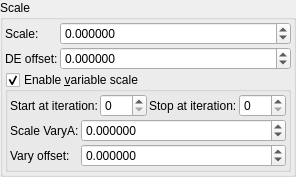
    <widget class="QGroupBox" name="groupBox_3">
     <property name="title">
      <string>Scale</string>
     </property>
     <layout class="QVBoxLayout" name="verticalLayout_8">
      <property name="leftMargin">
       <number>2</number>
      </property>
      <property name="topMargin">
       <number>2</number>
      </property>
      <property name="rightMargin">
       <number>2</number>
      </property>
      <property name="bottomMargin">
       <number>2</number>
      </property>
      <item>
       <layout class="QGridLayout" name="gridLayout_31" rowstretch="0,0,0" columnstretch="0,1">
        <property name="spacing">
         <number>2</number>
        </property>
        <item row="0" column="0">
         <widget class="QLabel" name="label_142">
          <property name="text">
           <string>Scale:</string>
          </property>
         </widget>
        </item>
        <item row="0" column="1">
         <widget class="MyDoubleSpinBox" name="spinbox_transf_scale_2">
          <property name="sizePolicy">
           <sizepolicy hsizetype="Minimum" vsizetype="Maximum">
            <horstretch>0</horstretch>
            <verstretch>0</verstretch>
           </sizepolicy>
          </property>
          <property name="prefix">
           <string/>
          </property>
          <property name="suffix">
           <string/>
          </property>
          <property name="decimals">
           <number>6</number>
          </property>
          <property name="minimum">
           <double>-99.998999999999995</double>
          </property>
          <property name="maximum">
           <double>99.998999999999995</double>
          </property>
          <property name="singleStep">
           <double>0.100000000000000</double>
          </property>
         </widget>
        </item>
        <item row="2" column="0" colspan="2">
         <widget class="MyGroupBox" name="groupCheck_transf_function_enabledX_false">
          <property name="toolTip">
           <string>&lt;html&gt;&lt;head/&gt;&lt;body&gt;&lt;p&gt;Cpixel is CVector3 c = ( c.x, c.y, c.z). It is each original point (pixel) in 3D space where the iteration starts from, ( c = original z for each point .) It is commonly found in formula structures z = f(z) + c.&lt;/p&gt;&lt;p&gt;The Cpixel multiplier effectively scales this point &amp;quot;c&amp;quot;.&lt;/p&gt;&lt;p&gt;This transform allows the swapping of the order of the &amp;quot;CVector3 c&amp;quot; components before being multiplied by &amp;quot;CVector3 z&amp;quot; components.&lt;/p&gt;&lt;/body&gt;&lt;/html&gt;</string>
          </property>
          <property name="title">
           <string>Enable &amp;variable scale</string>
          </property>
          <property name="checkable">
           <bool>true</bool>
          </property>
          <layout class="QVBoxLayout" name="verticalLayout_51">
           <property name="spacing">
            <number>2</number>
           </property>
           <property name="leftMargin">
            <number>2</number>
           </property>
           <property name="topMargin">
            <number>2</number>
           </property>
           <property name="rightMargin">
            <number>2</number>
           </property>
           <property name="bottomMargin">
            <number>2</number>
           </property>
           <item>
            <layout class="QHBoxLayout" name="horizontalLayout" stretch="0,1,0,1">
             <item>
              <widget class="QLabel" name="label_74">
               <property name="text">
                <string>Start at iteration:</string>
               </property>
              </widget>
             </item>
             <item>
              <widget class="MySpinBox" name="spinboxInt_transf_start_iterations_X">
               <property name="sizePolicy">
                <sizepolicy hsizetype="Minimum" vsizetype="Maximum">
                 <horstretch>0</horstretch>
                 <verstretch>0</verstretch>
                </sizepolicy>
               </property>
               <property name="minimum">
                <number>0</number>
               </property>
               <property name="maximum">
                <number>999</number>
               </property>
               <property name="value">
                <number>0</number>
               </property>
              </widget>
             </item>
             <item>
              <widget class="QLabel" name="label_57">
               <property name="text">
                <string>Stop at iteration:</string>
               </property>
              </widget>
             </item>
             <item>
              <widget class="MySpinBox" name="spinboxInt_transf_stop_iterations_X">
               <property name="sizePolicy">
                <sizepolicy hsizetype="Preferred" vsizetype="Maximum">
                 <horstretch>0</horstretch>
                 <verstretch>0</verstretch>
                </sizepolicy>
               </property>
               <property name="maximum">
                <number>999</number>
               </property>
              </widget>
             </item>
            </layout>
           </item>
           <item>
            <layout class="QGridLayout" name="gridLayout_2" rowstretch="0,0" columnstretch="0,1">
             <property name="spacing">
              <number>2</number>
             </property>
             <item row="1" column="1">
              <widget class="MyDoubleSpinBox" name="spinbox_transf_scaleB_1">
               <property name="sizePolicy">
                <sizepolicy hsizetype="Minimum" vsizetype="Maximum">
                 <horstretch>0</horstretch>
                 <verstretch>0</verstretch>
                </sizepolicy>
               </property>
               <property name="prefix">
                <string/>
               </property>
               <property name="suffix">
                <string/>
               </property>
               <property name="decimals">
                <number>6</number>
               </property>
               <property name="minimum">
                <double>-99.989999999999995</double>
               </property>
               <property name="maximum">
                <double>99.989999999999995</double>
               </property>
               <property name="singleStep">
                <double>0.100000000000000</double>
               </property>
              </widget>
             </item>
             <item row="1" column="0">
              <widget class="QLabel" name="label_144">
               <property name="text">
                <string>Vary offset:</string>
               </property>
              </widget>
             </item>
             <item row="0" column="0">
              <widget class="QLabel" name="label_143">
               <property name="text">
                <string>Scale VaryA:</string>
               </property>
              </widget>
             </item>
             <item row="0" column="1">
              <widget class="MyDoubleSpinBox" name="spinbox_transf_scale_vary_0">
               <property name="sizePolicy">
                <sizepolicy hsizetype="Minimum" vsizetype="Maximum">
                 <horstretch>0</horstretch>
                 <verstretch>0</verstretch>
                </sizepolicy>
               </property>
               <property name="prefix">
                <string/>
               </property>
               <property name="suffix">
                <string/>
               </property>
               <property name="decimals">
                <number>6</number>
               </property>
               <property name="minimum">
                <double>-99.989999999999995</double>
               </property>
               <property name="maximum">
                <double>99.989999999999995</double>
               </property>
               <property name="singleStep">
                <double>0.100000000000000</double>
               </property>
              </widget>
             </item>
            </layout>
           </item>
          </layout>
         </widget>
        </item>
        <item row="1" column="1">
         <widget class="MyDoubleSpinBox" name="spinbox_analyticDE_offset_0">
          <property name="sizePolicy">
           <sizepolicy hsizetype="Minimum" vsizetype="Maximum">
            <horstretch>0</horstretch>
            <verstretch>0</verstretch>
           </sizepolicy>
          </property>
          <property name="prefix">
           <string/>
          </property>
          <property name="suffix">
           <string/>
          </property>
          <property name="decimals">
           <number>6</number>
          </property>
          <property name="minimum">
           <double>-99.989999999999995</double>
          </property>
          <property name="maximum">
           <double>99.989999999999995</double>
          </property>
          <property name="singleStep">
           <double>0.100000000000000</double>
          </property>
         </widget>
        </item>
        <item row="1" column="0">
         <widget class="QLabel" name="label_180">
          <property name="text">
           <string>DE offset:</string>
          </property>
         </widget>
        </item>
       </layout>
      </item>
     </layout>
    </widget>
